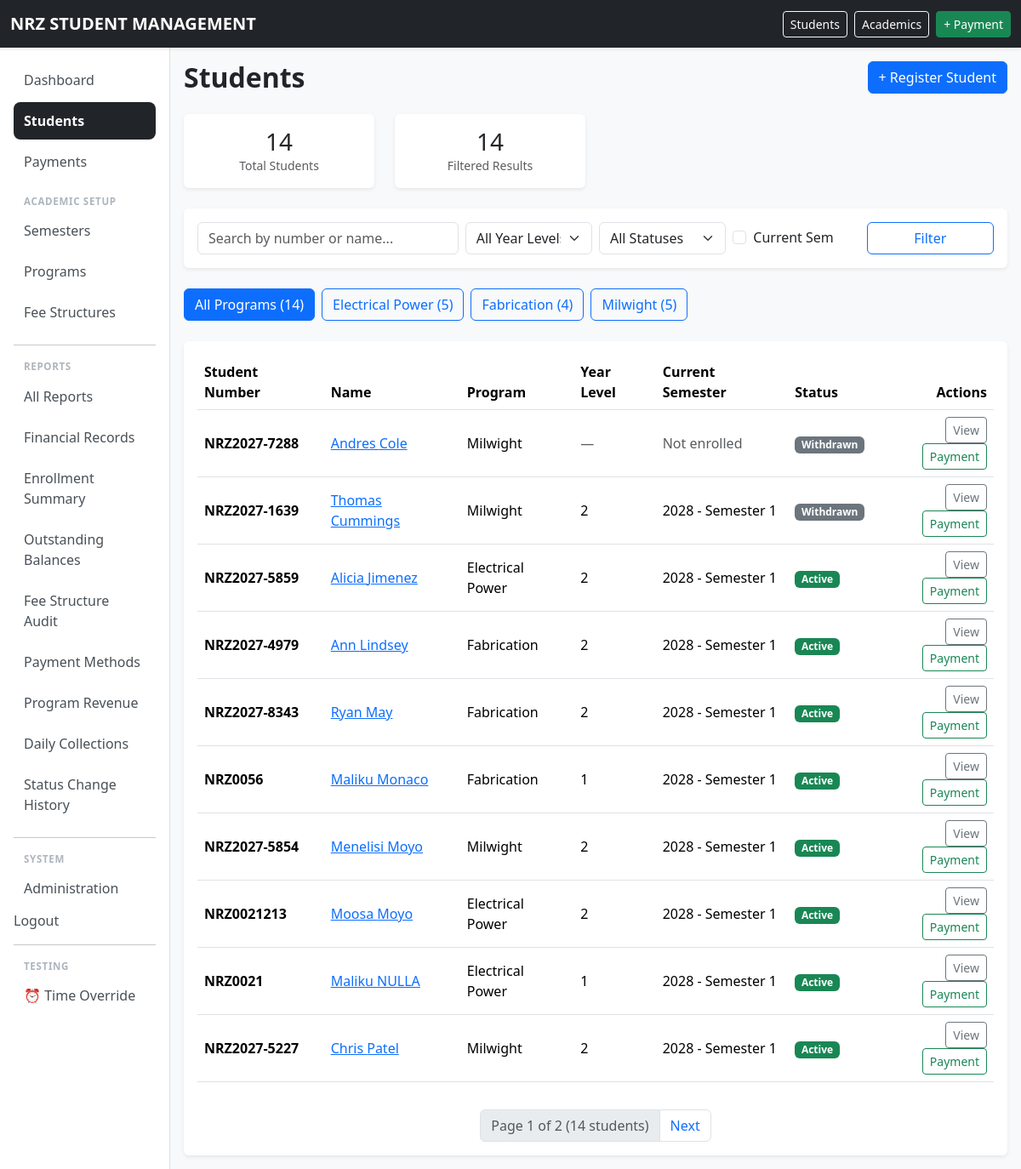
/students/ (signed in), run on an earlier commit of the app's database.
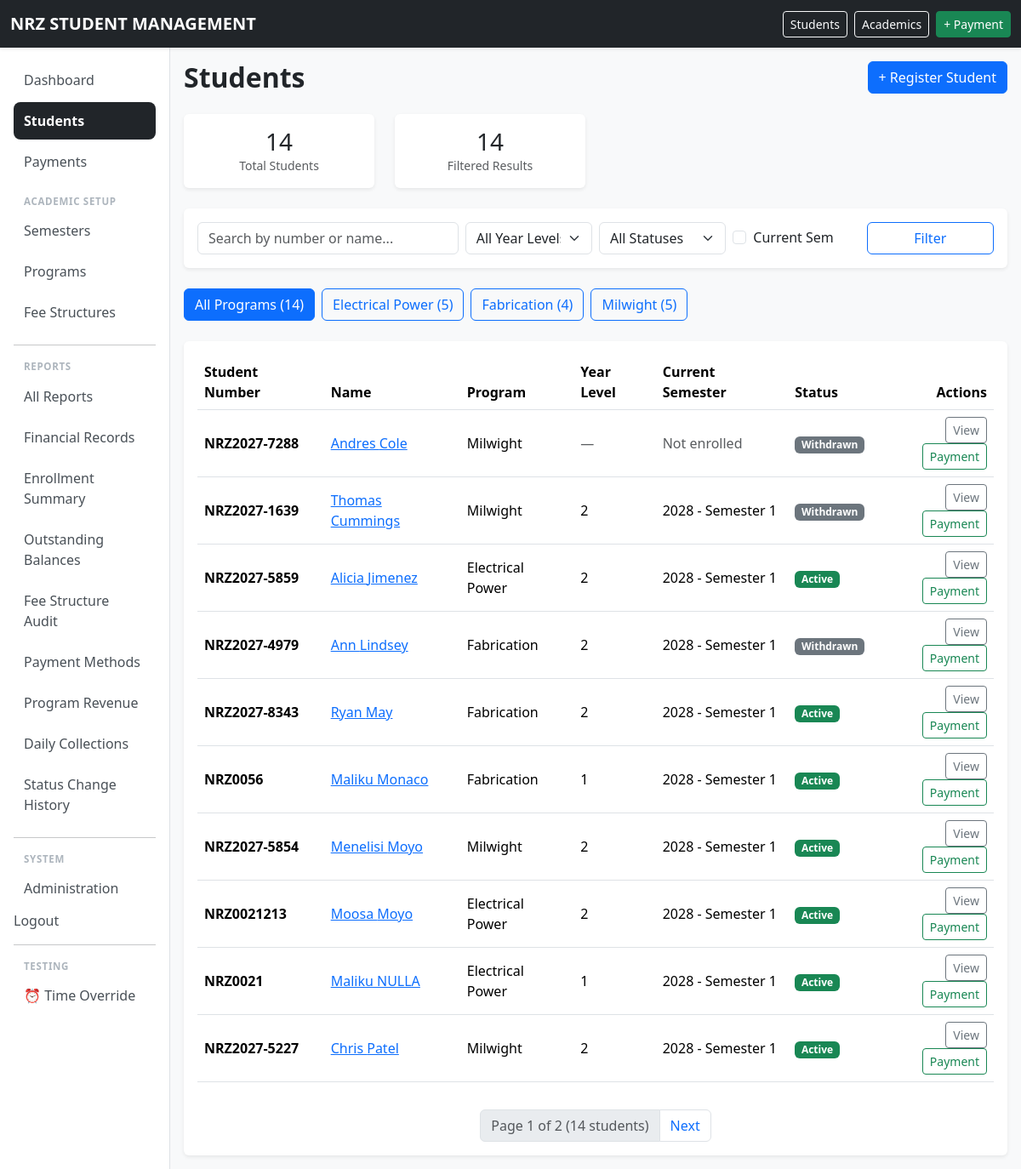
And on a later commit of the database.
### school/models.py (models this page shows, shortened)
class Student(models.Model):
    ACTIVE = "ACTIVE"
    DEFERRED = "DEFERRED"
    WITHDRAWN = "WITHDRAWN"
    COMPLETED = "COMPLETED"
    STATUS_CHOICES = [
        (ACTIVE, "Active"),
        (DEFERRED, "Deferred"),
        (WITHDRAWN, "Withdrawn"),
        (COMPLETED, "Completed"),
    ]
    student_number = models.CharField(
        max_length=30,
        unique=True,
    )
    first_name = models.CharField(
        max_length=100,
    )
    national_id = models.CharField(
        max_length=100,
    )
    last_name = models.CharField(
        max_length=100,
    )
    date_of_birth = models.DateField(
        null=True,
        blank=True,
    )
    gender = models.CharField(
        max_length=20,
        blank=True,
    )
    guardian_name = models.CharField(
        max_length=150,
        blank=True,
    )
    guardian_phone = models.CharField(
        max_length=30,
        blank=True,
    )
    student_phone = models.CharField(
        max_length=30,
        blank=True ,
    )
    address = models.TextField(
        blank=True,
    )
    program = models.ForeignKey(
        Program,
        on_delete=models.PROTECT,
        related_name="students",
    )
    intake_year = models.ForeignKey(
        AcademicYear,
        on_delete=models.PROTECT,
        related_name="students",
    )
    status = models.CharField(
        max_length=20,
        choices=STATUS_CHOICES,
        default=ACTIVE,
    )
    created_at = models.DateTimeField(
        auto_now_add=True,
    )
    class Meta:
        ordering = [
            "last_name",
            "first_name",
        ]
        permissions = [
            ("can_view_financial_reports", "Can view financial reports"),
            ("can_view_outstanding_reports", "Can view outstanding balances"),
            ("can_record_payments", "Can record payments"),
        ]
    def get_current_enrollment(self, today=None):
        from school.utils.time_utils import get_current_date
        today = today or get_current_date()
        enrollments = self.enrollments.filter(
            status=Enrollment.ACTIVE
        ).select_related('semester')
        for e in enrollments:
            if e.semester.start_date <= today <= e.semester.end_date:
                return e
        future = enrollments.filter(semester__start_date__gt=today).order_by('semester__start_date')
        if future.exists():
            return future.first()
        past = enrollments.order_by('-semester__end_date')
        return past.first() if past.exists() else None

class Program(models.Model):
    CATEGORY_CHOICES = [
        ("NC", "National Certificate"),
        ("NQ", "National Qualification"),
        ("OTHER", "Other"),
    ]
    code = models.CharField(
        max_length=30,
        unique=True,
    )
    name = models.CharField(
        max_length=150,
        unique=True,
    )
    description = models.TextField(
        blank=True,
    )
    duration_years = models.PositiveSmallIntegerField()
    category = models.CharField(
        max_length=10,
        choices=CATEGORY_CHOICES,
        default="OTHER",
    )
    active = models.BooleanField(
        default=True,
    )
    class Meta:
        ordering = ["name"]

class Enrollment(models.Model):
    ACTIVE = "ACTIVE"
    COMPLETED = "COMPLETED"
    DEFERRED = "DEFERRED"
    WITHDRAWN = "WITHDRAWN"
    STATUS_CHOICES = [
        (ACTIVE, "Active"),
        (COMPLETED, "Completed"),
        (DEFERRED, "Deferred"),
        (WITHDRAWN, "Withdrawn"),
    ]
    student = models.ForeignKey(
        Student,
        on_delete=models.PROTECT,
        related_name="enrollments",
    )
    program = models.ForeignKey(
        Program,
        on_delete=models.PROTECT,
        related_name="enrollments",
    )
    semester = models.ForeignKey(
        Semester,
        on_delete=models.PROTECT,
        related_name="enrollments",
    )
    year_level = models.PositiveSmallIntegerField()
    status = models.CharField(
        max_length=20,
        choices=STATUS_CHOICES,
        default=ACTIVE,
    )
    enrolled_at = models.DateTimeField(
        auto_now_add=True,
    )
    class Meta:
        ordering = ["-semester__academic_year__name", "-semester__number"]
        constraints = [
            models.UniqueConstraint(
                fields=["student", "semester"],
                name="student_can_only_enroll_once_per_semester",
            ),
        ]

class Semester(models.Model):
    PERIOD_CHOICES = [
        (1, "Semester Period 1"),
        (2, "Semester Period 2"),
    ]
    academic_year = models.ForeignKey(
        AcademicYear,
        on_delete=models.PROTECT,
        related_name="semesters",
    )
    number = models.PositiveSmallIntegerField(
        choices=PERIOD_CHOICES,
    )
    start_date = models.DateField()
    end_date = models.DateField()
    class Meta:
        ordering = ["-academic_year__name", "number"]
        constraints = [
            models.UniqueConstraint(
                fields=["academic_year", "number"],
                name="unique_semester_period_per_year",
            ),
        ]
    def __str__(self):
        return f"{self.academic_year.name} - Semester {self.number}"

class AcademicYear(models.Model):
    name = models.CharField(
        max_length=20,
        unique=True,
    )
    start_date = models.DateField()
    end_date = models.DateField()
    is_current = models.BooleanField(
        default=False,
    )
    class Meta:
        ordering = ["-name"]
        constraints = [
            models.UniqueConstraint(
                fields=["is_current"],
                condition=Q(is_current=True),
                name="only_one_current_academic_year",
            ),
        ]

### school/views.py (the view)
# urls.py: path("students/", views.student_list, name="student_list"),
@permission_required("school.view_student", raise_exception=True)
def student_list(request):
    query = request.GET.get("q", "").strip()
    status_filter = request.GET.get("status", "")
    program_filter = request.GET.get("program", "")
    year_level_filter = request.GET.get("year_level", "")
    current_semester_only = request.GET.get("current_semester", "")
    today = get_current_date()
    students = Student.objects.all()
    total_students = Student.objects.count()
    if query:
        students = students.filter(
            Q(student_number__icontains=query)
            | Q(first_name__icontains=query)
            | Q(last_name__icontains=query)
        )
    if program_filter:
        students = students.filter(program_id=program_filter)
    if status_filter:
        students = students.filter(status=status_filter.upper())
    if year_level_filter:
        students = students.filter(
            enrollments__status=Enrollment.ACTIVE,
            enrollments__semester__end_date__gte=today,
            enrollments__year_level=year_level_filter
        ).distinct()
    if current_semester_only:
        current_sem = Semester.objects.filter(
            start_date__lte=today, end_date__gte=today
        ).first()
        if current_sem:
            students = students.filter(enrollments__semester=current_sem)
    program_counts = Student.objects.values("program__id", "program__name").annotate(
        count=Count("id")
    ).order_by("program__name")
    status_counts = Student.objects.values("status").annotate(
        count=Count("id")
    ).order_by("status")
    max_year_level = Program.objects.aggregate(max_duration=Max("duration_years"))["max_duration"] or 6
    students = students.select_related("program", "intake_year").prefetch_related(
        "enrollments__semester"
    )
    filtered_count = students.count()
    paginator = Paginator(students, 10)
    page_obj = paginator.get_page(request.GET.get("page"))
    return render(
        request,
        "school/student_list.html",
        {
            "total_students": total_students,
            "filtered_count": filtered_count,
            "page_obj": page_obj,
            "query": query,
            "status_filter": status_filter,
            "program_filter": program_filter,
            "year_level_filter": year_level_filter,
            "current_semester_only": current_semester_only,
            "status_choices": Student.STATUS_CHOICES,
            "program_counts": program_counts,
            "status_counts": {s["status"]: s["count"] for s in status_counts},
            "max_year_level": max_year_level,
            "today": today,
        },
    )

### school/context_processors.py (called while the page is built)
def time_override_enabled(request):
    return {
        'ENABLE_TIME_OVERRIDE': getattr(settings, 'ENABLE_TIME_OVERRIDE', False)
    }

### school/models.py (called while the page is built)
    @classmethod
    def get_frozen_time(cls):
        obj = cls.objects.first()
        return obj.frozen_datetime if obj else None

### school/utils/time_utils.py (called while the page is built)
def get_current_datetime():
    if getattr(settings, 'ENABLE_TIME_OVERRIDE', False):
        from school.models import TimeOverride
        frozen = TimeOverride.get_frozen_time()
        if frozen is not None:
            if timezone.is_naive(frozen):
                frozen = timezone.make_aware(frozen)
            return frozen
    return timezone.now()

def get_current_date():
    return get_current_datetime().date()

### templates/school/student_list.html (shortened to what the changed rows need)
{% extends "base.html" %}
{% load school_tags %}
{% block content %}
<div class="d-flex justify-content-between align-items-center mb-4">
    <h2 class="fw-bold mb-0">Students</h2>
</div>
<div class="card border-0 shadow-sm">
    <div class="card-body">
        <div class="table-responsive">
            <table class="table table-hover align-middle">
                <thead>
                    <tr>
                        <th>Student Number</th>
                        <th>Name</th>
                        <th>Program</th>
                        <th>Year Level</th>
                        <th>Current Semester</th>
                        <th>Status</th>
                        <th class="text-end">Actions</th>
                    </tr>
                </thead>
                <tbody>
                    {% for student in page_obj %}
                    <tr>
                        <td class="fw-bold">{{ student.student_number }}</td>
                        <td>
                            <a href="{% url 'student_detail' student.pk %}">
                                {{ student.first_name }} {{ student.last_name }}
                            </a>
                        </td>
                        <td>{{ student.program.name }}</td>
                        <td>
                            {% with enrollment=student.get_current_enrollment %}
                                {% if enrollment %}
                                    {{ enrollment.year_level }}
                                {% else %}
                                    <span class="text-muted">—</span>
                                {% endif %}
                            {% endwith %}
                        </td>
                        <td>
                            {% with enrollment=student.get_current_enrollment %}
                                {% if enrollment %}
                                    {{ enrollment.semester }}
                                {% else %}
                                    <span class="text-muted">Not enrolled</span>
                                {% endif %}
                            {% endwith %}
                        </td>
                        <td>
                            {% if student.status == "ACTIVE" %}
                                <span class="badge text-bg-success">Active</span>
                            {% elif student.status == "DEFERRED" %}
                                <span class="badge text-bg-warning">Deferred</span>
                            {% elif student.status == "WITHDRAWN" %}
                                <span class="badge text-bg-secondary">Withdrawn</span>
                            {% elif student.status == "COMPLETED" %}
                                <span class="badge text-bg-primary">Completed</span>
                            {% endif %}
                        </td>
                        <td class="text-end">
                            <a href="{% url 'student_detail' student.pk %}" class="btn btn-sm btn-outline-secondary">View</a>
                            <a href="{% url 'payment_create' %}?student={{ student.pk }}" class="btn btn-sm btn-outline-success">Payment</a>
                        </td>
                    </tr>
                    {% endfor %}
                </tbody>
            </table>
        </div>
    </div>
</div>
{% endblock %}

What changed in the data, as far as the page shows it:
changed Student "NRZ2027-4979": status "Active" → "Withdrawn"
